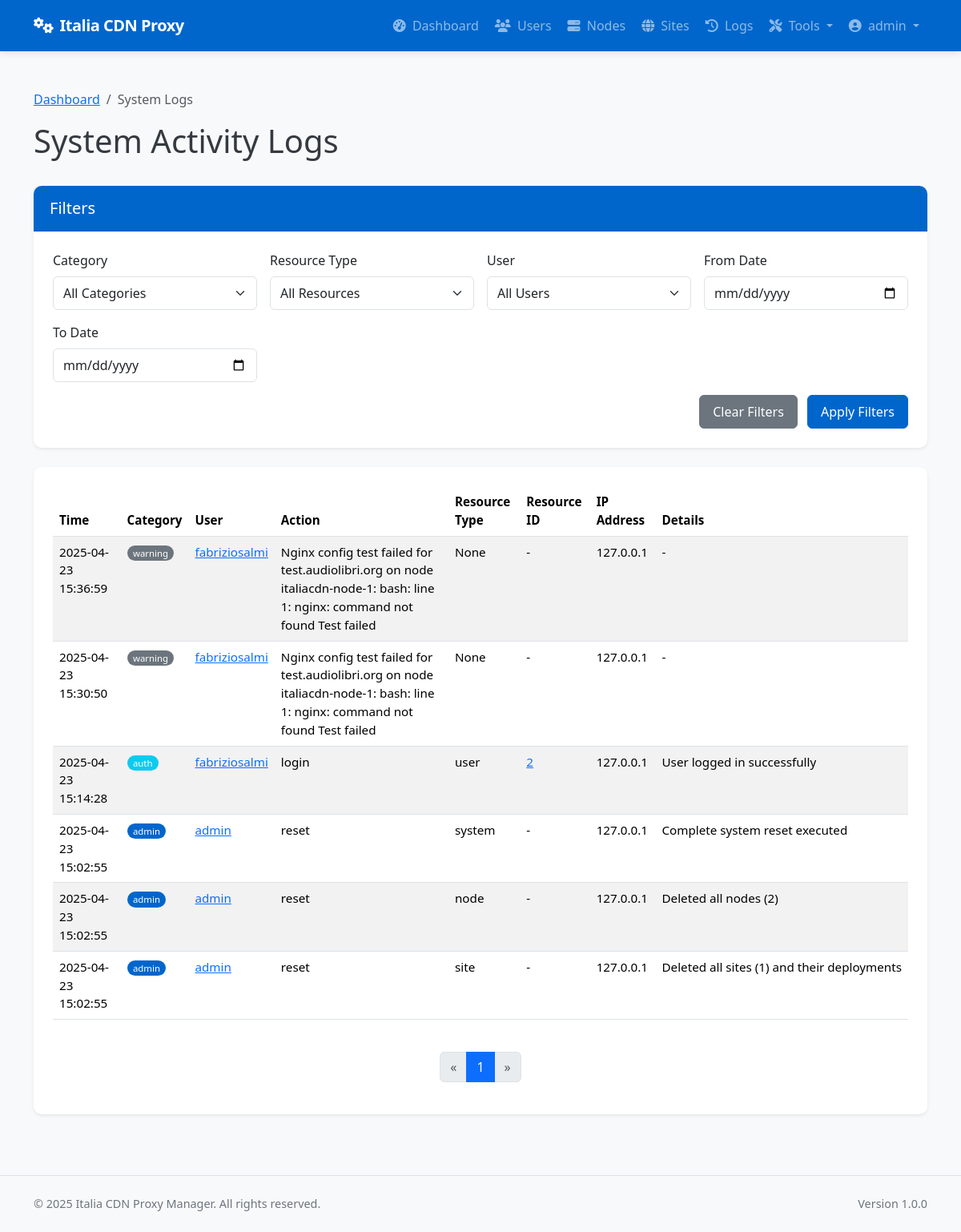
The page /admin/system/logs (signed in) on the database as committed earlier.
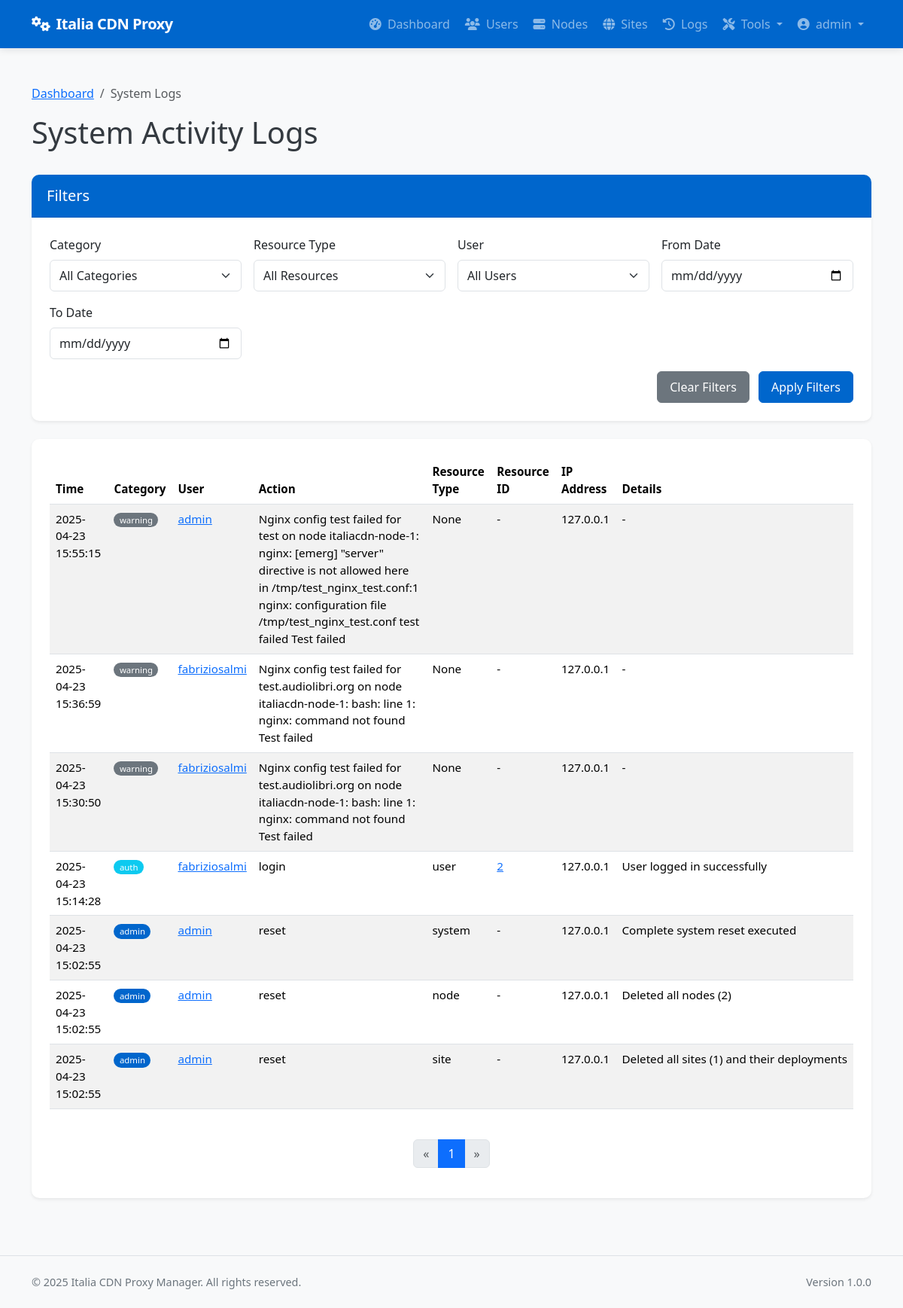
The same page on the database as committed later.
### app/models/models.py (models this page shows, shortened)
class SystemLog(db.Model):
    __tablename__ = 'system_logs'
    id = db.Column(db.Integer, primary_key=True)
    user_id = db.Column(db.Integer, db.ForeignKey('users.id'), nullable=True)  # Null for system events
    category = db.Column(db.String(32), nullable=False)  # auth, admin, system, security, etc.
    action = db.Column(db.String(64), nullable=False)    # login, logout, create, delete, etc.
    resource_type = db.Column(db.String(32), nullable=True)  # user, node, site, etc.
    resource_id = db.Column(db.Integer, nullable=True)       # ID of the affected resource
    details = db.Column(db.Text, nullable=True)              # Additional details
    ip_address = db.Column(db.String(45), nullable=True)     # IP address of user/system
    created_at = db.Column(db.DateTime, default=datetime.utcnow)
    user = db.relationship('User', backref=db.backref('system_logs', lazy='dynamic'))

class User(db.Model):
    __tablename__ = 'users'
    id = db.Column(db.Integer, primary_key=True)
    username = db.Column(db.String(64), unique=True, index=True, nullable=False)
    email = db.Column(db.String(120), unique=True, index=True, nullable=False)
    password_hash = db.Column(db.String(128), nullable=False)
    role = db.Column(db.String(20), nullable=False, default='client')  # 'admin' or 'client'
    is_active = db.Column(db.Boolean, default=True)
    created_at = db.Column(db.DateTime, default=datetime.utcnow)
    last_login = db.Column(db.DateTime, nullable=True)
    sites = db.relationship('Site', backref='owner', lazy='dynamic')
    def is_admin(self):
        return self.role == 'admin'

### app/controllers/admin.py (the view, shortened to what this page needs)
@admin.route('/system/logs')
@login_required
@admin_required
def system_logs():
    category = request.args.get('category')
    user_id = request.args.get('user_id')
    resource_type = request.args.get('resource_type')
    from_date = request.args.get('from_date')
    to_date = request.args.get('to_date')
    from app.models.models import SystemLog
    query = SystemLog.query
    if category:
        query = query.filter(SystemLog.category == category)
    if user_id:
        query = query.filter(SystemLog.user_id == user_id)
    if resource_type:
        query = query.filter(SystemLog.resource_type == resource_type)
    if from_date:
        try:
            from_datetime = datetime.strptime(from_date, '%Y-%m-%d')
            query = query.filter(SystemLog.created_at >= from_datetime)
        except ValueError:
            pass
    categories = db.session.query(SystemLog.category).distinct().all()
    resource_types = db.session.query(SystemLog.resource_type).distinct().all()
    users = User.query.all()
    page = request.args.get('page', 1, type=int)
    logs = query.order_by(SystemLog.created_at.desc()).paginate(page=page, per_page=50)
    return render_template('admin/system_logs.html',
                          logs=logs,
                          categories=[c[0] for c in categories if c[0]],
                          resource_types=[r[0] for r in resource_types if r[0]],
                          users=users,
                          filters={
                              'category': category,
                              'user_id': user_id,
                              'resource_type': resource_type,
                              'from_date': from_date,
                              'to_date': to_date
                          })

### app/models/__init__.py (called while the page is built)
@login_manager.user_loader
def load_user(user_id):
    return User.query.get(int(user_id))

### app/services/access_control.py (called while the page is built)
def admin_required(f):
    @wraps(f)
    def decorated_function(*args, **kwargs):
        if not current_user.is_admin():
            flash('You need admin privileges to access this page.', 'error')
            return abort(403)
        return f(*args, **kwargs)
    return decorated_function

### app/templates/admin/system_logs.html (shortened to what the changed rows need)
{% extends 'base.html' %}
{% block content %}
<div class="container py-4">
    <div class="d-flex justify-content-between align-items-center mb-4">
        <h1>System Activity Logs</h1>
    </div>
    <div class="card shadow-sm">
        <div class="card-body">
            {% if logs.items %}
                <div class="table-responsive">
                    <table class="table table-striped table-hover">
                        <thead>
                            <tr>
                                <th>Time</th>
                                <th>Category</th>
                                <th>User</th>
                                <th>Action</th>
                                <th>Resource Type</th>
                                <th>Resource ID</th>
                                <th>IP Address</th>
                                <th>Details</th>
                            </tr>
                        </thead>
                        <tbody>
                            {% for log in logs.items %}
                            <tr>
                                <td>{{ log.created_at.strftime('%Y-%m-%d %H:%M:%S') }}</td>
                                <td>
                                    <span class="badge rounded-pill
                                    {% if log.category == 'auth' %}bg-info
                                    {% elif log.category == 'admin' %}bg-primary
                                    {% elif log.category == 'security' %}bg-danger
                                    {% elif log.category == 'system' %}bg-success
                                    {% else %}bg-secondary{% endif %}">
                                        {{ log.category }}
                                    </span>
                                </td>
                                <td>
                                    {% if log.user %}
                                        <a href="{{ url_for('admin.edit_user', user_id=log.user_id) }}">{{ log.user.username }}</a>
                                    {% else %}
                                        <span class="text-muted">System</span>
                                    {% endif %}
                                </td>
                                <td>{{ log.action }}</td>
                                <td>{{ log.resource_type }}</td>
                                <td>
                                    {% if log.resource_type == 'site' and log.resource_id %}
                                        <a href="{{ url_for('admin.view_site', site_id=log.resource_id) }}">{{ log.resource_id }}</a>
                                    {% elif log.resource_type == 'node' and log.resource_id %}
                                        <a href="{{ url_for('admin.view_node', node_id=log.resource_id) }}">{{ log.resource_id }}</a>
                                    {% elif log.resource_type == 'user' and log.resource_id %}
                                        <a href="{{ url_for('admin.edit_user', user_id=log.resource_id) }}">{{ log.resource_id }}</a>
                                    {% else %}
                                        {{ log.resource_id if log.resource_id else '-' }}
                                    {% endif %}
                                </td>
                                <td>{{ log.ip_address or '-' }}</td>
                                <td>
                                    <span class="text-truncate d-inline-block" style="max-width: 300px;" title="{{ log.details }}">
                                        {{ log.details or '-' }}
                                    </span>
                                </td>
                            </tr>
                            {% endfor %}
                        </tbody>
                    </table>
                </div>
                <nav aria-label="System logs pagination">
                    <ul class="pagination justify-content-center mt-4">
                        {% for page_num in logs.iter_pages(left_edge=2, left_current=2, right_current=3, right_edge=2) %}
                            {% if page_num %}
                                {% if page_num == logs.page %}
                                    <li class="page-item active">
                                        <span class="page-link">{{ page_num }}</span>
                                    </li>
                                {% else %}
                                    <li class="page-item">
                                        <a class="page-link" href="{{ url_for('admin.system_logs', page=page_num, category=filters.category, user_id=filters.user_id, resource_type=filters.resource_type, from_date=filters.from_date, to_date=filters.to_date) }}">{{ page_num }}</a>
                                    </li>
                                {% endif %}
                            {% else %}
                                <li class="page-item disabled">
                                    <span class="page-link">...</span>
                                </li>
                            {% endif %}
                        {% endfor %}
                    </ul>
                </nav>
            {% else %}
                <div class="alert alert-info mb-0">
                    <i class="fas fa-info-circle me-2"></i> No system logs found matching your criteria.
                </div>
            {% endif %}
        </div>
    </div>
</div>
{% endblock %}

Rows that differ between the two databases and show on the page:
added SystemLog: created_at "2025-04-23 15:55:15", category "warning", user.username "admin", action "Nginx config test failed for test on node italiacdn-node-1: nginx: [emerg] \"server\" directive is not allowed here in /tmp/test_nginx_test.conf:1 nginx: configuration file /tmp/test_nginx_test.conf test failed Test failed", resource_type "None", resource_id "-", ip_address "127.0.0.1", details "-"
